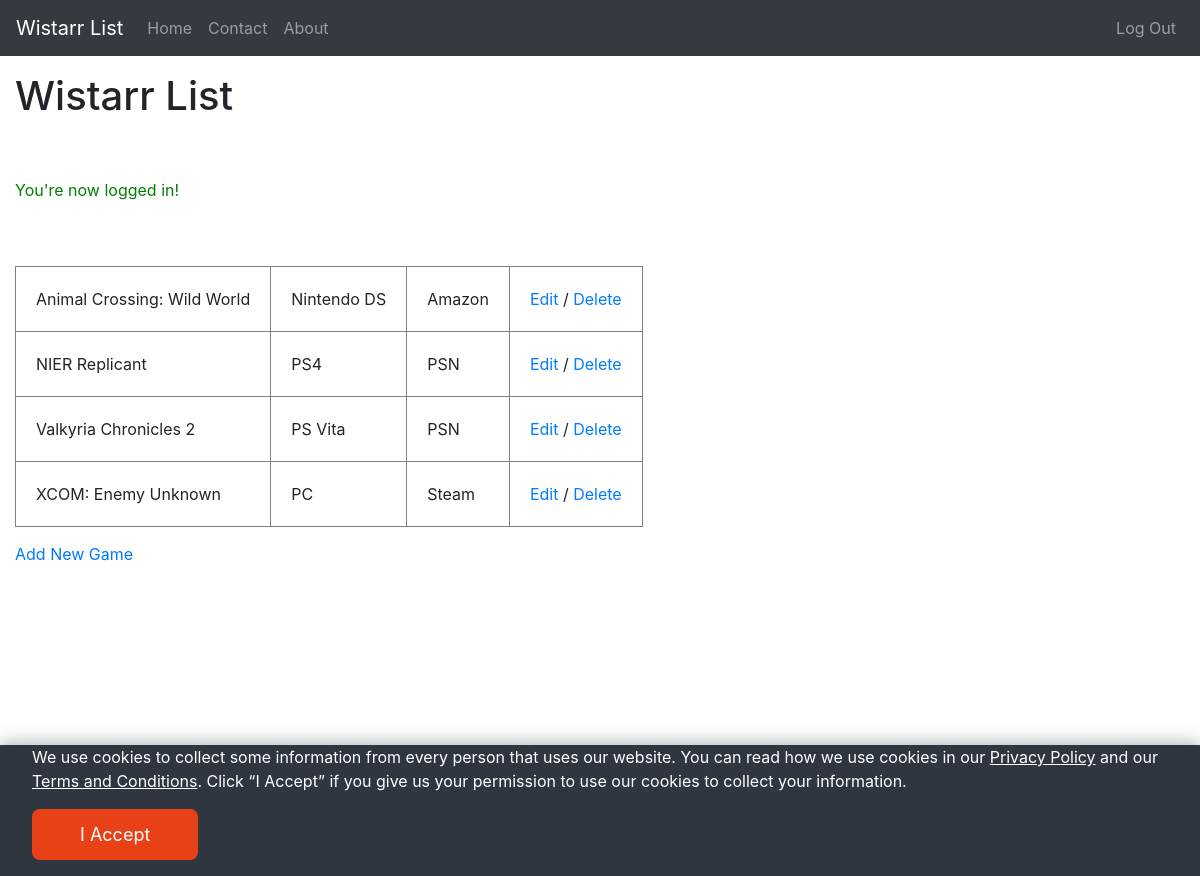
/index.php (signed in), run on the app's committed database.
### tables this page shows
CREATE TABLE `games` (
  `id` int(11) NOT NULL,
  `user_id` int(11) NOT NULL,
  `name` varchar(255) NOT NULL,
  `store` varchar(100) DEFAULT NULL,
  `console` varchar(150) DEFAULT NULL
);

### index.php (the view, shortened to what this page needs)
<?php
    require_once "pdo.php";
    require "header.php";
?>
        <h1>Wistarr List</h1>
    <?php
        if ( isset($_SESSION['email']) )
        {
            if ( isset($_SESSION['success']) )
            {
                echo '<p style="color:green">' . $_SESSION['success'] . "</p><br>";
            }
            echo('<table border="1">' . "<br>");
            $sql = "SELECT id, name, console, store FROM games
                    WHERE user_id = :user_id
                    ORDER BY name ASC";
            $stmt = $pdo->prepare($sql);
            $stmt->execute(array(
                ':user_id' => $_SESSION['user_id']
            ));
            while ( $row = $stmt->fetch(PDO::FETCH_ASSOC) )
            {
                echo "<tr><td style='padding: 20px'>";
                echo(htmlentities($row['name']));
                echo "</td><td style='padding: 20px'>";
                echo(htmlentities($row['console']));
                echo "</td><td style='padding: 20px'>";
                echo(htmlentities($row['store']));
                echo "</td><td style='padding: 20px'>";
                echo('<a href="edit.php?id=' . $row['id'] . '">Edit</a> / ');
                echo('<a href="delete.php?id=' . $row['id'] . '">Delete</a>');
            }
    ?>
    </table>
    <div style="padding-top: 15px;" id="bodyFooter2">
        <a href="add.php">Add New Game</a>
        <br>
    </div>
    <?php
        }
        require "footer.php";
    ?>

### header.php (shortened to what this page needs)
<!DOCTYPE html>
<html lang="en">
<head>
    <link rel="stylesheet" href="./css/style.css">
    <link rel="stylesheet" href="https://stackpath.bootstrapcdn.com/bootstrap/4.5.2/css/bootstrap.min.css">
</head>
<body>
    <?php
        require "navbar.php";
    ?>
    <div class="container-fluid">

### navbar.php (shortened to what this page needs)
<nav class="navbar navbar-expand-lg navbar-dark bg-dark mb-3">
    <a class="navbar-brand" href="index.php">Wistarr List</a>
    <div class="collapse navbar-collapse" id="navbarsExampleDefault">
        <ul class="navbar-nav mr-auto">
            <li class="nav-item">
                <a class="nav-link" href="index.php">Home</a>
            </li>
            <li class="nav-item">
                <a class="nav-link" href="contact.php">Contact</a>
            </li>
            <li class="nav-item">
                <a class="nav-link" href="about.php">About</a>
            </li>
        </ul>
        <ul class="navbar-nav ml-auto">
            <?php
                if ( ! isset($_SESSION['email']) )
                {
            ?>
                    <li class="nav-item">
                    <a class="nav-link" href="login.php">Log In</a>
                    </li>
                    <li class="nav-item">
                    <a class="nav-link" href="register.php">Sign Up</a>
                    </li>
            <?php
                }
                else
                {
            ?>
                    <li class="nav-item">
                    <a class="nav-link" href="logout.php">Log Out</a>
                    </li>
            <?php
                }
            ?>
        </ul>
    </div>
</nav>

### footer.php (shortened to what this page needs)
    </div>
    <footer id="bodyFooter3">
    <div class="container-fluid pt-5">
        <a href="terms_conditions.php">Terms and Conditions</a>
        <a href="privacy_policy.php">Privacy Policy</a>
    </div>
    <div style="font-size: 12px" class="container-fluid pt-3">
        <div class="row">
            <div class="col-sm">
                <p>
                </p>
            </div>
            <div class="col-sm">
                <p>All games are copyright of their respective owners.</p>
            </div>
            <div class="col-sm">
                <p>The cookie consent banner was made by using <a href="https://github.com/Godsont/Cookie-Consent-Banner"
                                                                                                             target="_blank">Godson Thomas</a>' banner as a reference.</p>
            </div>
        </div>
    </div>
    </footer>
    <div id="cookie-container" class="cookie-container">
        <p>
            We use cookies to collect some information from every person that uses our website. You can read how we use cookies
            in our <a href="privacy_policy.php" target="_blank"><u>Privacy Policy</u></a> and our
            <a href="terms_conditions.php" target="_blank"><u>Terms and Conditions</u></a>. Click “I Accept” if you
            give us your permission to use our cookies to collect your information.
        </p>
        <button id="cookie-btn" class="cookie-btn">
            I Accept
        </button>
    </div>
</body>
</html>

### css/style.css (style rules this page uses)
.cookie-container { position: fixed; bottom: -100%; left: 0; right: 0; background: #2f3640; color: white; padding: 0 32px; box-shadow: 0 -2px 16px rgba(47, 54, 64, 0.39); transition: 400ms; }
.cookie-container.active { bottom: 0; }
.cookie-container a { color: white; }
.cookie-btn { background: #e84118; border: 0; color: white; padding: 12px 48px; font-size: 18px; margin-bottom: 16px; border-radius: 8px; cursor: pointer; }
#bodyFooter3 { padding-top: 170px; }
h1 { padding-bottom: 50px; }

### data on the page
games: name "Animal Crossing: Wild World", console "Nintendo DS", store "Amazon"
games: name "NIER Replicant", console "PS4", store "PSN"
games: name "Valkyria Chronicles 2", console "PS Vita", store "PSN"
games: name "XCOM: Enemy Unknown", console "PC", store "Steam"

### other printed values
$_SESSION['success'] "You're now logged in!"
